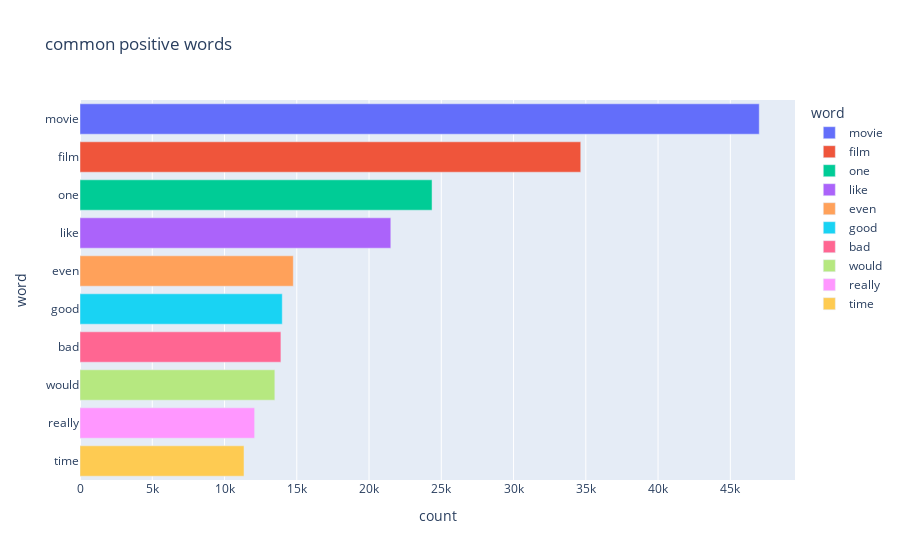

The notebook cell saved with this chart:
### Code cell
px.bar(negative_words,x='count',y='word',title='common positive words',color='word')

### Figure 1 — Plotly figure (JSON) as saved in the notebook; plotly's stock layout.template omitted (floating-point values rounded to 4 significant figures)
{"data": [{"alignmentgroup": "True", "hovertemplate": "word=%{y}<br>count=%{x}<extra></extra>", "legendgroup": "movie", "marker": {"color": "#636efa", "pattern": {"shape": ""}}, "name": "movie", "offsetgroup": "movie", "orientation": "h", "showlegend": true, "textposition": "auto", "type": "bar", "x": [47002], "xaxis": "x", "y": ["movie"], "yaxis": "y"}, {"alignmentgroup": "True", "hovertemplate": "word=%{y}<br>count=%{x}<extra></extra>", "legendgroup": "film", "marker": {"color": "#EF553B", "pattern": {"shape": ""}}, "name": "film", "offsetgroup": "film", "orientation": "h", "showlegend": true, "textposition": "auto", "type": "bar", "x": [34651], "xaxis": "x", "y": ["film"], "yaxis": "y"}, {"alignmentgroup": "True", "hovertemplate": "word=%{y}<br>count=%{x}<extra></extra>", "legendgroup": "one", "marker": {"color": "#00cc96", "pattern": {"shape": ""}}, "name": "one", "offsetgroup": "one", "orientation": "h", "showlegend": true, "textposition": "auto", "type": "bar", "x": [24361], "xaxis": "x", "y": ["one"], "yaxis": "y"}, {"alignmentgroup": "True", "hovertemplate": "word=%{y}<br>count=%{x}<extra></extra>", "legendgroup": "like", "marker": {"color": "#ab63fa", "pattern": {"shape": ""}}, "name": "like", "offsetgroup": "like", "orientation": "h", "showlegend": true, "textposition": "auto", "type": "bar", "x": [21508], "xaxis": "x", "y": ["like"], "yaxis": "y"}, {"alignmentgroup": "True", "hovertemplate": "word=%{y}<br>count=%{x}<extra></extra>", "legendgroup": "even", "marker": {"color": "#FFA15A", "pattern": {"shape": ""}}, "name": "even", "offsetgroup": "even", "orientation": "h", "showlegend": true, "textposition": "auto", "type": "bar", "x": [14760], "xaxis": "x", "y": ["even"], "yaxis": "y"}, {"alignmentgroup": "True", "hovertemplate": "word=%{y}<br>count=%{x}<extra></extra>", "legendgroup": "good", "marker": {"color": "#19d3f3", "pattern": {"shape": ""}}, "name": "good", "offsetgroup": "good", "orientation": "h", "showlegend": true, "textposition": "auto", "type": "bar", "x": [13996], "xaxis": "x", "y": ["good"], "yaxis": "y"}, {"alignmentgroup": "True", "hovertemplate": "word=%{y}<br>count=%{x}<extra></extra>", "legendgroup": "bad", "marker": {"color": "#FF6692", "pattern": {"shape": ""}}, "name": "bad", "offsetgroup": "bad", "orientation": "h", "showlegend": true, "textposition": "auto", "type": "bar", "x": [13903], "xaxis": "x", "y": ["bad"], "yaxis": "y"}, {"alignmentgroup": "True", "hovertemplate": "word=%{y}<br>count=%{x}<extra></extra>", "legendgroup": "would", "marker": {"color": "#B6E880", "pattern": {"shape": ""}}, "name": "would", "offsetgroup": "would", "orientation": "h", "showlegend": true, "textposition": "auto", "type": "bar", "x": [13482], "xaxis": "x", "y": ["would"], "yaxis": "y"}, {"alignmentgroup": "True", "hovertemplate": "word=%{y}<br>count=%{x}<extra></extra>", "legendgroup": "really", "marker": {"color": "#FF97FF", "pattern": {"shape": ""}}, "name": "really", "offsetgroup": "really", "orientation": "h", "showlegend": true, "textposition": "auto", "type": "bar", "x": [12084], "xaxis": "x", "y": ["really"], "yaxis": "y"}, {"alignmentgroup": "True", "hovertemplate": "word=%{y}<br>count=%{x}<extra></extra>", "legendgroup": "time", "marker": {"color": "#FECB52", "pattern": {"shape": ""}}, "name": "time", "offsetgroup": "time", "orientation": "h", "showlegend": true, "textposition": "auto", "type": "bar", "x": [11349], "xaxis": "x", "y": ["time"], "yaxis": "y"}], "layout": {"barmode": "relative", "legend": {"title": {"text": "word"}, "tracegroupgap": 0}, "title": {"text": "common positive words"}, "xaxis": {"anchor": "y", "domain": [0, 1], "title": {"text": "count"}}, "yaxis": {"anchor": "x", "categoryarray": ["time", "really", "would", "bad", "good", "even", "like", "one", "film", "movie"], "categoryorder": "array", "domain": [0, 1], "title": {"text": "word"}}}}
